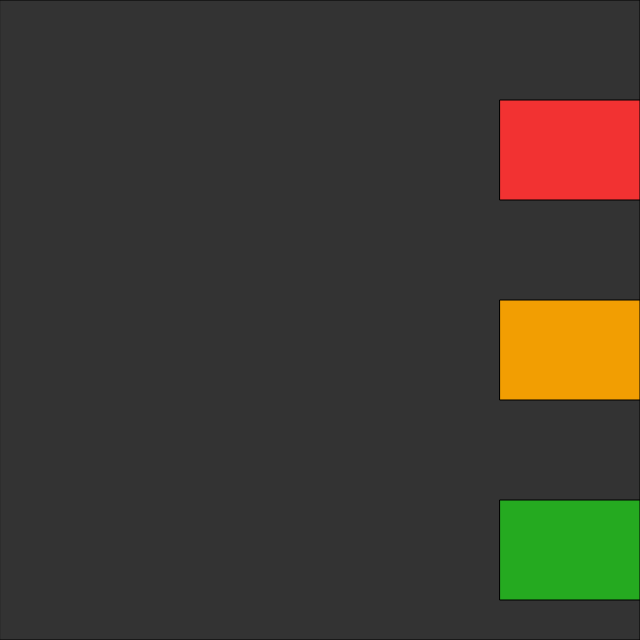
Frame 1 (no input)
Frame 60 (no input): identical to frame 1, image omitted
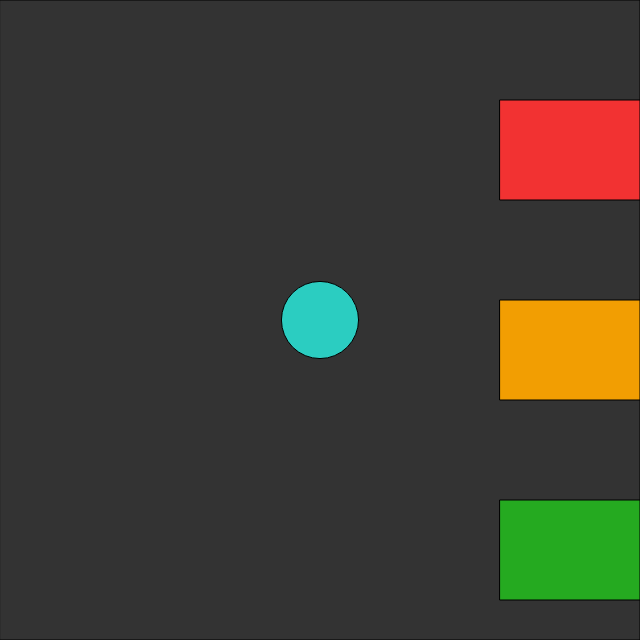
Frame 120 (the mouse pressed at the canvas centre since frame 60)

The p5.js sketch that drew these frames (run headless with seeded random() and noise() and a simulated clock; from frame 60 on, the mouse is pressed at the canvas centre):

// p5.js sketch
// ── sketch.js
//In this sketch you can click on the screen and drag the mouse to launch some ball.
//There are three types of liquid who looks like boxes
//Each box have a different density. There are also some "air friction" and gravity applied everywhere on the screen.


var particles = [];
var liquidHard, liquidMedium, liquidLow;
var isMouseActivated = false;
var lastParticle = null;

function setup(){
  createCanvas(640, 640);

  //Generate the differents liquid. Liquid Background simulate the air friction
  liquidHard = new Liquid(500, 100, 140, 100, 0.05, "rgb(242, 50, 50)");
  liquidMedium = new Liquid(500, 300, 140, 100, 0.025, "rgb(242, 158, 2)");
  liquidLow = new Liquid(500, 500, 140, 100, 0.001, "rgb(37, 170, 32)");
  liquidBackground= new Liquid(0,0,640, 640, 0.001, "rgb(51, 51, 51)");
}

function draw(){
  background(51);

  //Liquids displayed in first so the balls are in front of them
  liquidBackground.display();
  liquidHard.display();
  liquidMedium.display();
  liquidLow.display();

  for(var p in particles){
    if(isMouseActivated && particles[p].isNew){
      particles[p].drawLineBetweenParticleAndMouse();
    }

    //Apply the differents forces to the balls
    var gravity1 = createVector(0, 0.2*particles[p].mass);
    if(!particles[p].isNew){
      particles[p].applyForce(gravity1);
      var airForce = liquidBackground.calculateDrag(particles[p]);
      particles[p].applyForce(airForce);

      if(liquidHard.contains(particles[p])){
        var forceHard = liquidHard.calculateDrag(particles[p]);
        particles[p].applyForce(forceHard)
      }

      if(liquidMedium.contains(particles[p])){
        var forceMedium = liquidMedium.calculateDrag(particles[p]);
        particles[p].applyForce(forceMedium)
      }

      if(liquidLow.contains(particles[p])){
        var forceLow = liquidLow.calculateDrag(particles[p]);
        particles[p].applyForce(forceLow)
      }

      particles[p].update();
      particles[p].edges();
    }
    particles[p].display();
  }
}

function mousePressed(){
  //Generate a ball is the mouse is clicked
  if(!isMouseActivated){
    var newParticle = new Particle(mouseX, mouseY, random(1,5));
    particles.push(newParticle)
    lastParticle = newParticle;
  }
  isMouseActivated = true; //Use to only have when ball when the user click on the screen

}

function mouseReleased(){
  isMouseActivated = false;

  //When the mouse is released a force in the direction of the mouse is apply to the ball
  var mouseV = createVector(mouseX, mouseY);
  var mousePos = p5.Vector.sub(mouseV, lastParticle.pos);
  lastParticle.applyForce(mousePos)
  lastParticle.isNew = false;
}

// ── liquid.js
function Liquid(x, y, width, height, coef, color){
  this.x = x;
  this.y = y;
  this.width = width;
  this.height = height;

	this.coef = coef;

  this.contains = function(p){ // is the ball inside the liquid
  	var l = p.pos;
    return l.x > this.x && l.x < this.x + this.width &&
      		 l.y > this.y && l.y < this.y + this.height;
  }

  this.calculateDrag=function(p){ //calculate the force to apply to the ball
    var speed = p.vel.mag();
    var dragMagnitude = this.coef * speed * speed;
    var dragForce = p.vel.copy();
    dragForce.mult(-1);
    dragForce.normalize();
    dragForce.mult(dragMagnitude);
    return dragForce;
  }

  this.display = function(){
    fill(color);
  	rect(x, y, width, height)
  }
}

// ── particle.js
let colors = ["#2BCDC1","#38817A","#393E46","#F66095"]

function Particle(x, y, m){
  this.pos = createVector(x, y);
  this.vel = createVector(0, 0);
  this.acc = createVector(0, 0);
  this.mass = m;
  this.isNew = true; //If isNew there no force apply on the ball
  this.color = colors[Math.floor(random(0,4))]

  this.applyForce = function(force){
    var f = force.copy();
    f.div(this.mass);
    f.x = constrain(f.x, -100, 100) //Constrain used to limit so weird effect
    f.y = constrain(f.y, -100, 100)
    this.acc.add(f);
  }

  this.update = function(){
    this.vel.add(this.acc);
    this.pos.add(this.vel);
    this.acc.mult(0);
  }

  this.display = function(){
    fill(this.color)
    ellipse(this.pos.x, this.pos.y, this.mass*20, this.mass*20);
  }

  this.drawLineBetweenParticleAndMouse = function(){
    var mouseV = createVector(mouseX, mouseY);
    var mousePos = p5.Vector.sub(mouseV, this.pos);
    push();
    translate(this.pos.x, this.pos.y);
    line(0, 0, mousePos.x, mousePos.y);
    pop();
  }

  this.edges = function(){ //check if the ball hit the border
    if(this.pos.y > height-(this.mass*20)/2){
      this.vel.y *= -1;
      this.pos.y = height-(this.mass*20)/2;
    }

    if(this.pos.x > width-(this.mass*20)/2){
      this.vel.x *= -1;
      this.pos.x = width-(this.mass*20)/2;
    }

    if(this.pos.x < (this.mass*20)/2){
      this.vel.x *= -1;
      this.pos.x = (this.mass*20)/2;
    }
  }
}
